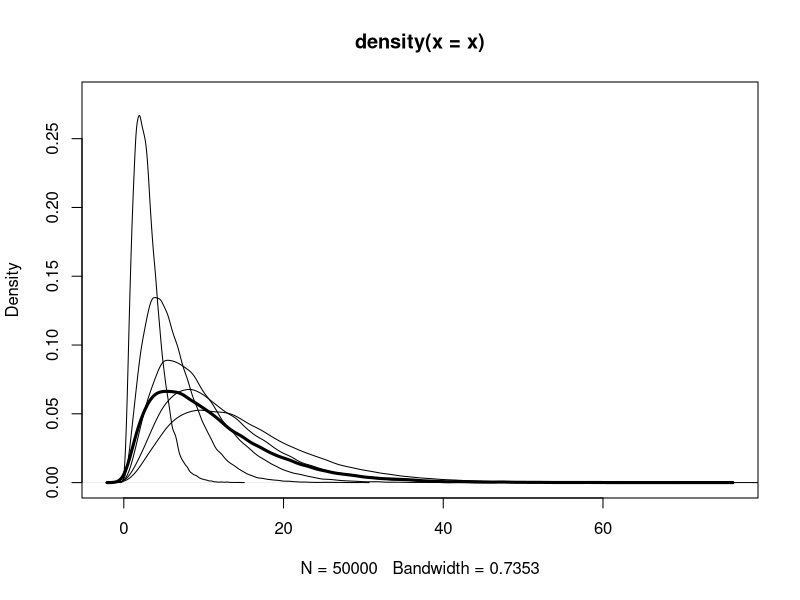
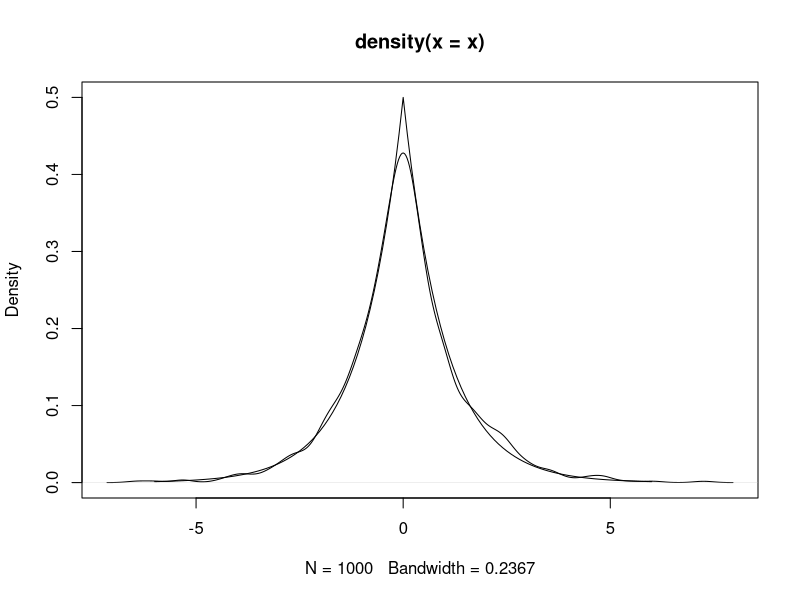
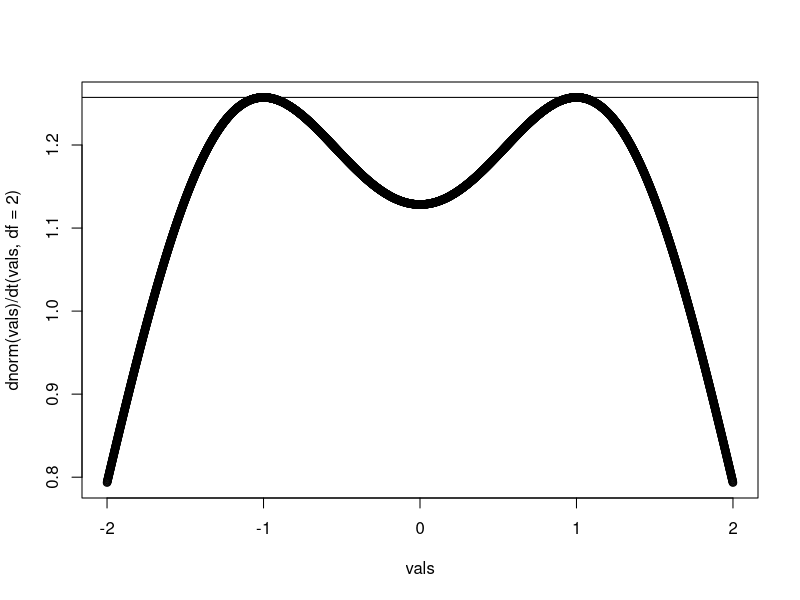
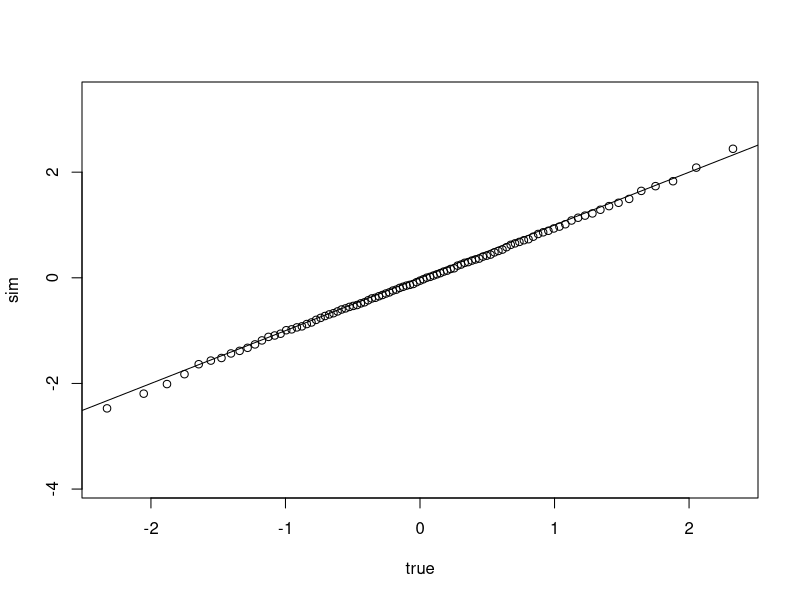
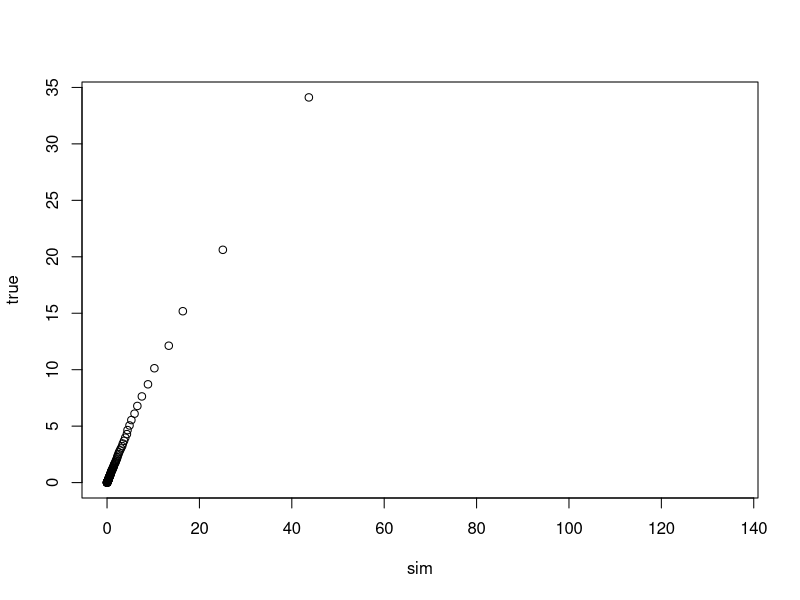
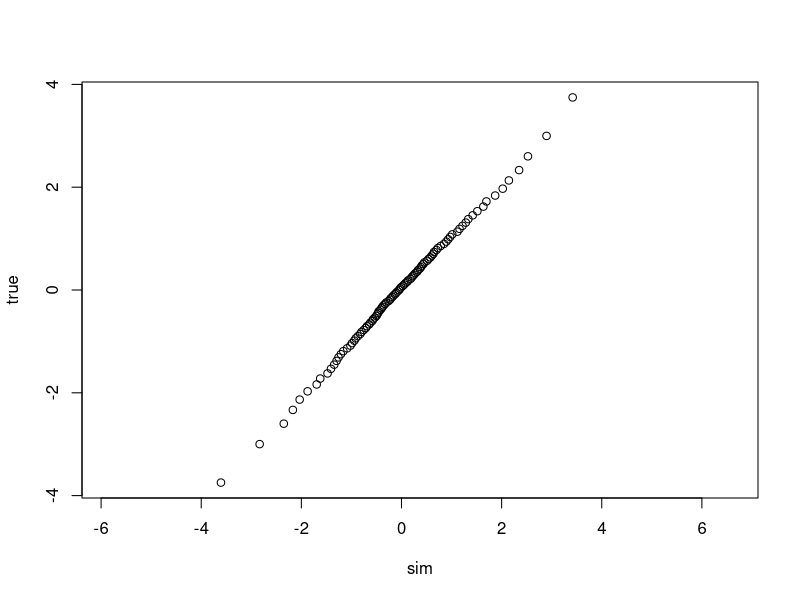

Recreate these plots in R, in order.
## generate random samples from a Beta(2,2) distribution
# using the acceptance-rejection method
beta2_2 <- function(n) {
  x <- integer(n)
  acc <- 0
  while(acc < n) {
    Y = runif(1)
    U = runif(1)
    if (U <= f(Y)*2/3) {
      acc = acc + 1
      x[acc] = Y
    }
  }
  return(x)
}

# pdf of Beta(2,2)
f <- function(x) {
  return(6*x*(1-x))
}

# generate random samples and compare quantiles
# to the built-in Beta distribution of R
x = beta2_2(1000)
p = seq(.1,.9,.1)
sim = quantile(x, p)
true = qbeta(p,2,2)
round(rbind(sim,true),3)




## generate random chisquared samples by convolution of standard normal distributed rvs
chisq <- function(n, df) {
  M <- matrix(rnorm(n*df), nrow = n)
  M <- M^2
  x <- apply(M, MARGIN = 1, FUN = sum)
  return(x)
}

# generate random samples and compare quantiles
# to the built-in Chisq distribution of R
x = chisq(1000,5)
p = seq(.1,.9,.1)
sim = quantile(x, p)
true = qchisq(p, df = 5)
round(rbind(sim,true),3)




## mixture of Gamma and a discrete distribution
# choose one of five Gamma distributions following a specified distribution
mixture_unif_gammas <- function(n) {
  prob = (1:5)/15
  # desired distribution
  x = sample(1:5, n, replace = TRUE, prob = prob)
  return(rgamma(n,3,1/x))
}

n = 50000
x = mixture_unif_gammas(n)
plot(density(x),lwd = 3, ylim = c(0,.28))
for(i in 1:5) {
  lines(density(rgamma(n, 3, 1/i)))
}
# true mean is 11
mean(x)




## generate a multivariate normal distribution from a univariate standard normal distribution
# returns a matrix with a N(mu, sigma) distributed sample in every row
rmvnorm <- function(n, mu, sigma) {
  m <- length(mu)
  Z <- matrix(rnorm(n*m), nrow = n)
  dim(Z)
  dim(chol(sigma))
  return(Z %*% chol(sigma) + rep(mu, each = n))
}

# test the function
mu=c(5,10)
sigma=matrix(c(1,.6,.6,1),nrow=2)
x = rmvnorm(1000, mu, sigma)
round(apply(x,2,mean),1)
round(cov(x),1)




## inverse transform for double exponential
rdexp <- function(n) {
  return(sapply(runif(n), FUN = inv_cdf))
}

inv_cdf <- function(x) {
  if(x <= 1/2) {
    return(log(2*x))  
  } else {
    return(-log(2-2*x))
  }
}

n <- 1000
x = rdexp(n)
# check the density
ddexp = function(x){.5*exp(-abs(x))}
plot(density(x), ylim = c(0,.5))
vals = seq(-6,6,0.1)
lines(vals,ddexp(vals))

# check the quantiles
p = seq(.1,.9,.1)
sim = quantile(x, probs = p)
true = sapply(p,inv_cdf)
diff = sim - true
sd = sqrt(p*(1-p)/(n*ddexp(true)^2)) # standard deviation of quantiles
rbind(sim,true,diff,sd)




## acceptance-rejection for N(0,1) using t(2)
# computation and verification of suitable constant
c = 1/gamma(3/2)*exp(-1/2)*(3/2)^(3/2)
vals = seq(-2,2,0.001)
plot(vals, dnorm(vals)/dt(vals, df = 2))
abline(h=c)

my_rnorm <- function(n) {
  x = numeric(n)
  acc = 0
  total = 0
  while(acc < n) {
    total = total + 1
    X = rt(1,df = 1)
    Y = runif(1)
    if(c*dt(X, df = 2)*Y <= dnorm(X)) {
      acc = acc + 1
      x[acc] = X
    }
  }
  return(x)
}

# compare
p = seq(0,1,.01)
sim = quantile(my_rnorm(1000), p)
true = qnorm(p)
plot(true,sim)
abline(a = 0, b = 1)


## transformation for F from chisq distribution
my_rf <- function(n,df1,df2) {
  return((rchisq(n,df1)/df1)/(rchisq(n,df2)/df2))
}

# compare
sim = quantile(my_rf(1000,1,3),p)
true = qf(p,1,3)
plot(sim,true)




## t(4) distribution as Normal-(inverse)gamma mixture
my_rt <- function(n, df) {
  # X ~ invgamma(df/2,df/2)
  X = 1/rgamma(n, df/2, df/2)
  return(rnorm(n, sd = sqrt(X)))
}

#compare
sim = quantile(my_rt(1000, 4),p)
true = qt(p,4)
plot(sim,true)